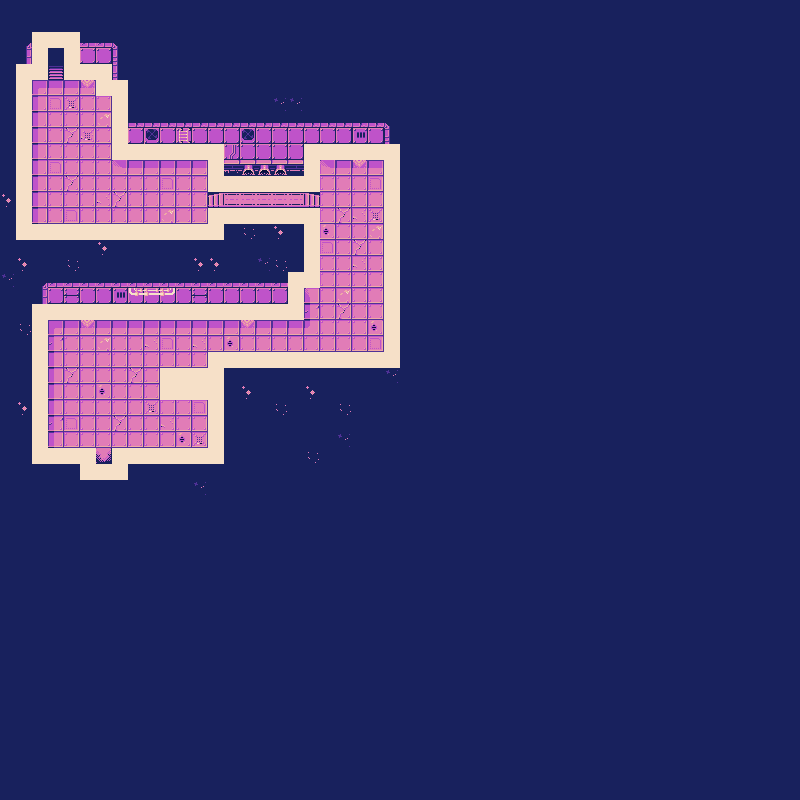

Below is a game level as drawn by its tile map, then a one-line description and the .tmx that defines it (tile-layer data replaced by summaries):
An orthogonal 50x50 tile map with 16x16 px tiles, 3 tile layers (map, objects, collision).

<map version="1.10" tiledversion="1.10.2" orientation="orthogonal" renderorder="right-down" width="50" height="50" tilewidth="16" tileheight="16" infinite="0" nextlayerid="4" nextobjectid="1">
 <tileset firstgid="1" source="../../maps/CosmicLilac_Tiles.tsx" />
 <layer id="1" name="map" width="50" height="50">
  <data>[2500 cells, 2500 non-empty, 52 distinct tile ids]</data>
 </layer>
 <layer id="2" name="objects" width="50" height="50">
  <data>[2500 cells, 20 non-empty, 10 distinct tile ids]</data>
 </layer>
 <layer id="3" name="collision" width="50" height="50">
  <data>[2500 cells, 146 non-empty, 1 distinct tile ids]</data>
 </layer>
</map>
